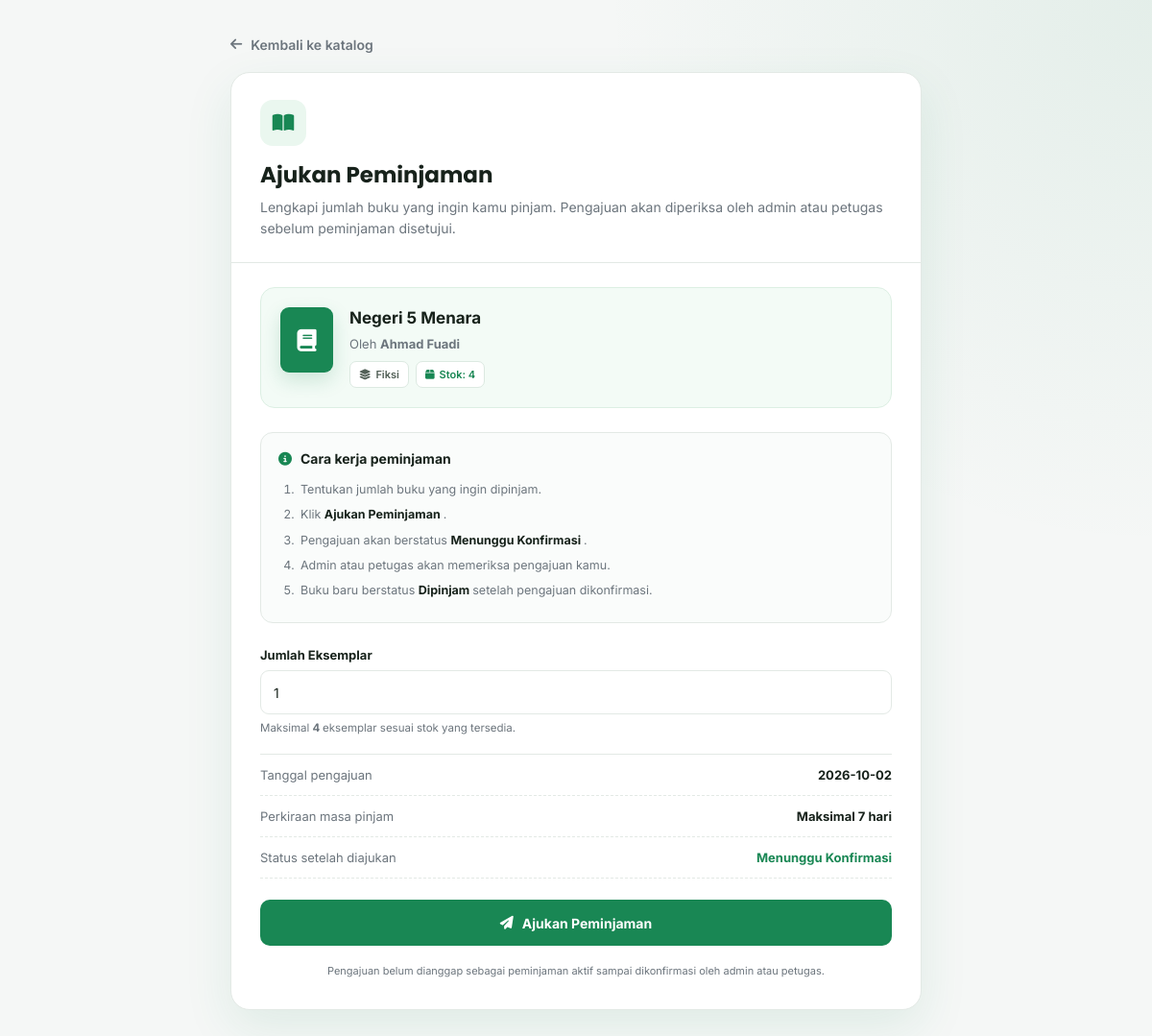
Page /frontend/page/pinjam.php?id=2 (signed in) on the committed database.
### tables this page shows
CREATE TABLE IF NOT EXISTS books (
    id INT AUTO_INCREMENT PRIMARY KEY,
    category_id INT NOT NULL,
    kode_buku VARCHAR(50) NOT NULL UNIQUE,
    judul VARCHAR(255) NOT NULL,
    slug VARCHAR(280) NOT NULL,
    penulis VARCHAR(150) NOT NULL,
    penerbit VARCHAR(150) NULL,
    tahun_terbit YEAR NULL,
    jumlah_stok INT NOT NULL DEFAULT 0,
    stok_tersedia INT NOT NULL DEFAULT 0,
    cover VARCHAR(255) NULL,
    status ENUM('aktif', 'nonaktif') NOT NULL DEFAULT 'aktif',
    created_at TIMESTAMP DEFAULT CURRENT_TIMESTAMP,
    updated_at TIMESTAMP DEFAULT CURRENT_TIMESTAMP ON UPDATE CURRENT_TIMESTAMP,
    CONSTRAINT fk_books_category FOREIGN KEY (category_id) REFERENCES categories(id) ON DELETE RESTRICT
);

CREATE TABLE IF NOT EXISTS categories (
    id INT AUTO_INCREMENT PRIMARY KEY,
    nama_kategori VARCHAR(100) NOT NULL,
    slug VARCHAR(120) NOT NULL UNIQUE,
    deskripsi TEXT NULL,
    status ENUM('aktif', 'nonaktif') NOT NULL DEFAULT 'aktif',
    created_at TIMESTAMP DEFAULT CURRENT_TIMESTAMP,
    updated_at TIMESTAMP DEFAULT CURRENT_TIMESTAMP ON UPDATE CURRENT_TIMESTAMP
);

### frontend/page/pinjam.php (the view, shortened to what this page needs)
<?php
$db = (new Database())->connect();
$bookId = (int) ($_GET['id'] ?? 0);
$stmt = $db->prepare("
    SELECT
        books.*,
        categories.nama_kategori
    FROM books
    LEFT JOIN categories
        ON categories.id = books.category_id
    WHERE books.id = ?
      AND books.status = 'aktif'
    LIMIT 1
");
$stmt->execute([$bookId]);
$book = $stmt->fetch(PDO::FETCH_ASSOC);
$stokTersedia = (int) $book['stok_tersedia'];
$tanggalPengajuan = date('Y-m-d');
?>
<!DOCTYPE html>
<html lang="id">
<head>
    <link
        rel="stylesheet"
        href="https://cdnjs.cloudflare.com/ajax/libs/font-awesome/6.5.2/css/all.min.css"
    >
</head>
<body>
<div class="page">
    <a
        href="../../index.php#katalog"
        class="back-link"
    >
        <i class="fas fa-arrow-left"></i>
        Kembali ke katalog
    </a>
    <div class="card">
        <div class="card-header">
            <div class="header-icon">
                <i class="fas fa-book-open"></i>
            </div>
            <h1>
                Ajukan Peminjaman
            </h1>
            <p>
                Lengkapi jumlah buku yang ingin kamu pinjam.
                Pengajuan akan diperiksa oleh admin atau petugas
                sebelum peminjaman disetujui.
            </p>
        </div>
        <div class="book-box">
            <div class="book-icon">
                <i class="fas fa-book"></i>
            </div>
            <div class="book-info">
                <h2 class="book-title">
                    <?= htmlspecialchars(
                        $book['judul'],
                        ENT_QUOTES,
                        'UTF-8'
                    ) ?>
                </h2>
                <p class="book-author">
                    Oleh
                    <strong>
                        <?= htmlspecialchars(
                            $book['penulis'],
                            ENT_QUOTES,
                            'UTF-8'
                        ) ?>
                    </strong>
                </p>
                <div class="book-details">
                    <span class="book-badge">
                        <i class="fas fa-layer-group"></i>
                        <?= htmlspecialchars(
                            $book['nama_kategori'] ?? '-',
                            ENT_QUOTES,
                            'UTF-8'
                        ) ?>
                    </span>
                    <span class="book-badge stock">
                        <i class="fas fa-box"></i>
                        Stok:
                        <?= $stokTersedia ?>
                    </span>
                </div>
            </div>
        </div>
        <div class="process-box">
            <div class="process-title">
                <i class="fas fa-circle-info"></i>
                Cara kerja peminjaman
            </div>
            <ol class="process-list">
                <li>
                    Tentukan jumlah buku yang ingin dipinjam.
                </li>
                <li>
                    Klik
                    <strong>
                        Ajukan Peminjaman
                    </strong>.
                </li>
                <li>
                    Pengajuan akan berstatus
                    <strong>
                        Menunggu Konfirmasi
                    </strong>.
                </li>
                <li>
                    Admin atau petugas akan memeriksa
                    pengajuan kamu.
                </li>
                <li>
                    Buku baru berstatus
                    <strong>
                        Dipinjam
                    </strong>
                    setelah pengajuan dikonfirmasi.
                </li>
            </ol>
        </div>
        <?php if ($stokTersedia <= 0): ?>
            <div class="empty-stock">
                <i class="fas fa-box-open"></i>
                <strong>
                    Stok buku sedang habis.
                </strong>
                <br>
                Buku ini belum dapat diajukan untuk peminjaman.
            </div>
        <?php else: ?>
            <div class="form-area">
                <form
                    action="pinjam_proses.php"
                    method="POST"
                >
                    <div class="form-group">
                        <label
                            for="jumlah"
                            class="form-label"
                        >
                            Jumlah Eksemplar
                        </label>
                        <input
                            type="number"
                            id="jumlah"
                            name="jumlah"
                            class="form-control"
                            min="1"
                            max="<?= $stokTersedia ?>"
                            value="1"
                            required
                        >
                        <p class="form-hint">
                            Maksimal
                            <strong>
                                <?= $stokTersedia ?>
                            </strong>
                            eksemplar sesuai stok yang tersedia.
                        </p>
                    </div>
                    <div class="summary">
                        <div class="summary-row">
                            <span>
                                Tanggal pengajuan
                            </span>
                            <strong>
                                <?= htmlspecialchars(
                                    $tanggalPengajuan,
                                    ENT_QUOTES,
                                    'UTF-8'
                                ) ?>
                            </strong>
                        </div>
                        <div class="summary-row">
                            <span>
                                Perkiraan masa pinjam
                            </span>
                            <strong>
                                Maksimal 7 hari
                            </strong>
                        </div>
                        <div class="summary-row">
                            <span>
                                Status setelah diajukan
                            </span>
                            <strong style="color: var(--green);">
                                Menunggu Konfirmasi
                            </strong>
                        </div>
                    </div>
                    <button
                        type="submit"
                        class="btn-submit"
                    >
                        <i class="fas fa-paper-plane"></i>
                        Ajukan Peminjaman
                    </button>
                    <div class="footer-note">
                        Pengajuan belum dianggap sebagai
                        peminjaman aktif sampai dikonfirmasi
                        oleh admin atau petugas.
                    </div>
                </form>
            </div>
        <?php endif; ?>
    </div>
</div>
</body>
</html>

### frontend/page/pinjam.php (style rules this page uses)
:root { --green: #198754; --green-dark: #146c43; --green-soft: #eaf7ef; --green-light: #f3fbf6; --text: #17221b; --muted: #6c757d; --bg: #f5f7f6; --white: #ffffff; --border: #e3e9e5; --danger: #dc3545; --danger-soft: #fff0f1; --shadow: 0 18px 50px rgba(25, 135, 84, 0.10); }
* { box-sizing: border-box; }
body { margin: 0; min-height: 100vh; font-family: 'Inter', sans-serif; color: var(--text); background: radial-gradient( circle at top right, rgba(25, 135, 84, 0.08), transparent 35% ), var(--bg); }
a { text-decoration: none; }
.page { width: 100%; max-width: 760px; margin: 0 auto; padding: 35px 20px 60px; }
.back-link { display: inline-flex; align-items: center; gap: 9px; color: var(--muted); font-size: 14px; font-weight: 600; margin-bottom: 20px; transition: 0.2s; }
.card { background: var(--white); border: 1px solid var(--border); border-radius: 20px; box-shadow: var(--shadow); overflow: hidden; }
.card-header { padding: 28px 30px 24px; border-bottom: 1px solid var(--border); }
.header-icon { width: 48px; height: 48px; display: flex; align-items: center; justify-content: center; background: var(--green-soft); color: var(--green); border-radius: 13px; font-size: 20px; margin-bottom: 15px; }
.card-header h1 { margin: 0 0 7px; font-family: 'Poppins', sans-serif; font-size: 23px; line-height: 1.35; }
.card-header p { margin: 0; color: var(--muted); font-size: 14px; line-height: 1.6; }
.book-box { margin: 25px 30px; padding: 20px; display: flex; gap: 17px; background: var(--green-light); border: 1px solid #dcefe3; border-radius: 15px; }
.book-icon { flex: 0 0 55px; width: 55px; height: 68px; display: flex; align-items: center; justify-content: center; background: var(--green); color: white; border-radius: 9px; font-size: 23px; box-shadow: 0 8px 20px rgba(25, 135, 84, 0.18); }
.book-info { min-width: 0; }
.book-title { margin: 0 0 6px; font-size: 17px; font-weight: 700; line-height: 1.4; }
.book-author { margin: 0 0 10px; color: var(--muted); font-size: 13px; }
.book-details { display: flex; flex-wrap: wrap; gap: 7px; }
.book-badge { display: inline-flex; align-items: center; gap: 5px; padding: 6px 9px; border-radius: 7px; background: white; border: 1px solid #dce9e1; color: #526057; font-size: 11px; font-weight: 600; }
.book-badge.stock { color: var(--green); }
.process-box { margin: 0 30px 25px; padding: 18px; border: 1px solid var(--border); border-radius: 13px; background: #fafcfb; }
.process-title { display: flex; align-items: center; gap: 9px; margin-bottom: 13px; font-size: 14px; font-weight: 700; }
.process-title i { color: var(--green); }
.process-list { margin: 0; padding-left: 20px; color: var(--muted); font-size: 12.5px; line-height: 1.7; }
.process-list li { padding-left: 3px; margin-bottom: 5px; }
.process-list strong { color: var(--text); }
.form-area { padding: 0 30px 30px; }
.form-group { margin-bottom: 20px; }
.form-label { display: block; margin-bottom: 8px; font-size: 13px; font-weight: 700; }
.form-control { width: 100%; height: 46px; padding: 0 13px; border: 1px solid var(--border); border-radius: 9px; background: white; color: var(--text); font-family: inherit; font-size: 14px; outline: none; transition: border-color 0.2s, box-shadow 0.2s; }
.form-hint { margin: 7px 0 0; color: var(--muted); font-size: 11.5px; }
.summary { margin-top: 5px; border-top: 1px solid var(--border); }
.summary-row { display: flex; align-items: center; justify-content: space-between; gap: 20px; padding: 13px 0; border-bottom: 1px dashed var(--border); font-size: 13px; }
.summary-row span { color: var(--muted); }
.summary-row strong { text-align: right; font-weight: 700; }
.btn-submit { width: 100%; height: 48px; display: flex; align-items: center; justify-content: center; gap: 9px; margin-top: 22px; border: 0; border-radius: 10px; background: var(--green); color: white; font-family: inherit; font-size: 14px; font-weight: 700; cursor: pointer; transition: background 0.2s, transform 0.15s, box-shadow 0.2s; }
.footer-note { margin-top: 18px; text-align: center; color: var(--muted); font-size: 11px; line-height: 1.6; }

### rows in the picture
books: judul "Negeri 5 Menara", penulis "Ahmad Fuadi", category.nama_kategori "Fiksi", stok_tersedia "4"
